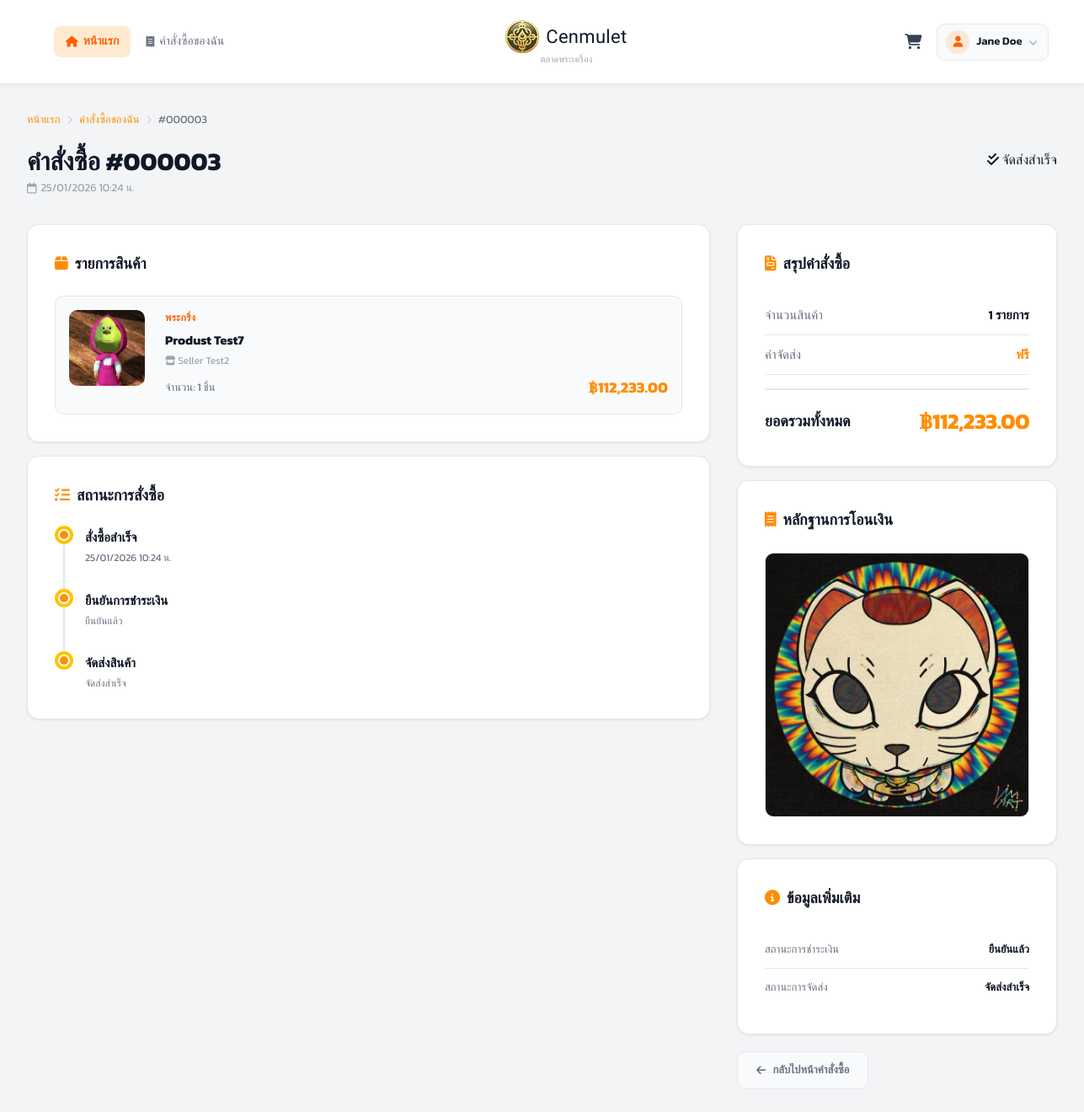
The page /views/user/order_detail.php?id=3 (signed in) on the database its author committed.
### tables this page shows
CREATE TABLE users (
    id INTEGER PRIMARY KEY AUTOINCREMENT,
    fullname TEXT,
    username TEXT UNIQUE,
    password TEXT,
    tel TEXT,
    address TEXT,
    image TEXT,
    id_per TEXT
);

CREATE TABLE payments (
    id INTEGER PRIMARY KEY AUTOINCREMENT,
    order_id INTEGER,
    slip_image TEXT,
    status TEXT DEFAULT 'waiting',
    created_at DATETIME DEFAULT CURRENT_TIMESTAMP, confirmed_at DATETIME,
    FOREIGN KEY (order_id) REFERENCES orders(id)
);

CREATE TABLE orders (
    id INTEGER PRIMARY KEY AUTOINCREMENT,
    user_id INTEGER,
    total_price REAL,
    status TEXT DEFAULT 'pending',
    created_at DATETIME DEFAULT CURRENT_TIMESTAMP,
    FOREIGN KEY (user_id) REFERENCES users(id)
);

CREATE TABLE order_items (
    id INTEGER PRIMARY KEY AUTOINCREMENT,
    order_id INTEGER,
    amulet_id INTEGER,
    price REAL,
    quantity INTEGER,
    FOREIGN KEY (order_id) REFERENCES orders(id),
    FOREIGN KEY (amulet_id) REFERENCES amulets(id)
);

CREATE TABLE amulets (
    id INTEGER PRIMARY KEY AUTOINCREMENT,
    amulet_name TEXT,
    source TEXT,
    quantity INTEGER,
    price REAL,
    image TEXT,
    sellerId INTEGER,
    categoryId INTEGER,
    FOREIGN KEY (sellerId) REFERENCES sellers(id),
    FOREIGN KEY (categoryId) REFERENCES categories(id)
);

CREATE TABLE categories (
    id INTEGER PRIMARY KEY AUTOINCREMENT,
    category_name TEXT
);

CREATE TABLE sellers (
    id INTEGER PRIMARY KEY AUTOINCREMENT,
    fullname TEXT,
    store_name TEXT,
    username TEXT UNIQUE,
    password TEXT,
    address TEXT,
    img_store TEXT,
    tel TEXT,
    pay_contax TEXT,
    id_per TEXT,
    img_per TEXT
, status VARCHAR(20) NOT NULL DEFAULT 'approved', reject_reason TEXT, reviewed_at DATETIME);

### views/user/order_detail.php (the view, shortened to what this page needs)
<?php
require_once __DIR__ . "/../../config/db.php";
$user_id  = $_SESSION['user_id'];
$order_id = $_GET['id'] ?? null;
try {
    $stmt = $db->prepare("SELECT * FROM users WHERE id = :id");
    $stmt->execute([':id' => $user_id]);
    $user = $stmt->fetch(PDO::FETCH_ASSOC);
} catch (PDOException $e) { die("Error: " . $e->getMessage()); }
try {
    $stmt = $db->prepare("
        SELECT o.*, p.slip_image, p.status as payment_status
        FROM orders o
        LEFT JOIN payments p ON o.id = p.order_id
        WHERE o.id = :order_id AND o.user_id = :user_id
    ");
    $stmt->execute([':order_id' => $order_id, ':user_id' => $user_id]);
    $order = $stmt->fetch(PDO::FETCH_ASSOC);
} catch (PDOException $e) { die("Error: " . $e->getMessage()); }
try {
    $stmt = $db->prepare("
        SELECT oi.*, a.amulet_name, a.image, c.category_name, s.store_name
        FROM order_items oi
        JOIN amulets a ON oi.amulet_id = a.id
        LEFT JOIN categories c ON a.categoryId = c.id
        LEFT JOIN sellers    s ON a.sellerId   = s.id
        WHERE oi.order_id = :order_id
    ");
    $stmt->execute([':order_id' => $order_id]);
    $order_items = $stmt->fetchAll(PDO::FETCH_ASSOC);
} catch (PDOException $e) { die("Error: " . $e->getMessage()); }
$status_class = 'status-pending';
$status_text  = 'รอการตรวจสอบ';
$status_icon  = 'fa-clock';
if ($order['payment_status'] === 'confirmed') {
    $status_class = 'status-confirmed';
    $status_text  = 'ยืนยันการชำระเงิน';
    $status_icon  = 'fa-check-circle';
}
if ($order['status'] === 'completed') {
    $status_class = 'status-completed';
    $status_text  = 'จัดส่งสำเร็จ';
    $status_icon  = 'fa-check-double';
} elseif ($order['status'] === 'cancelled') {
    $status_class = 'status-cancelled';
    $status_text  = 'ยกเลิก';
    $status_icon  = 'fa-times-circle';
}
?>
<!DOCTYPE html>
<html lang="th">
<head>
    <link rel="stylesheet" href="https://cdnjs.cloudflare.com/ajax/libs/font-awesome/6.5.1/css/all.min.css">
    <link rel="stylesheet" href="/public/css/style.css">
    <link rel="stylesheet" href="/public/css/order_detail.css">
</head>
<body>
    <?php include __DIR__ . '/../../includes/navbar.php'; ?>
    <div class="container">
        <nav class="breadcrumb">
            <a href="/views/user/home.php">หน้าแรก</a>
            <span class="separator"><i class="fa-solid fa-chevron-right" style="font-size:10px;"></i></span>
            <a href="/views/user/orders.php">คำสั่งซื้อของฉัน</a>
            <span class="separator"><i class="fa-solid fa-chevron-right" style="font-size:10px;"></i></span>
            <span>#<?php echo str_pad($order['id'], 6, '0', STR_PAD_LEFT); ?></span>
        </nav>
        <div class="order-detail-header">
            <div>
                <h1>คำสั่งซื้อ #<?php echo str_pad($order['id'], 6, '0', STR_PAD_LEFT); ?></h1>
                <div class="order-datetime">
                    <i class="fa-regular fa-calendar"></i>
                    <?php echo date('d/m/Y H:i น.', strtotime($order['created_at'])); ?>
                </div>
            </div>
            <span class="status-badge <?php echo $status_class; ?>">
                <i class="fa-solid <?php echo $status_icon; ?>"></i>
                <?php echo $status_text; ?>
            </span>
        </div>
        <div class="order-detail-layout">
            <div>
                <div class="detail-section">
                    <h2 class="section-title">
                        <i class="fa-solid fa-box"></i> รายการสินค้า
                    </h2>
                    <?php foreach ($order_items as $item): ?>
                        <div class="order-item-row">
                            <div class="order-item-img">
                                <?php if ($item['image']): ?>
                                    <img src="/uploads/amulets/<?php echo htmlspecialchars($item['image']); ?>" alt="">
                                <?php else: ?>
                                    <i class="fa-solid fa-image"></i>
                                <?php endif; ?>
                            </div>
                            <div class="order-item-body">
                                <div class="order-item-cat"><?php echo htmlspecialchars($item['category_name'] ?? 'ไม่ระบุ'); ?></div>
                                <div class="order-item-name"><?php echo htmlspecialchars($item['amulet_name']); ?></div>
                                <div class="order-item-store">
                                    <i class="fa-solid fa-store" style="font-size:11px;"></i>
                                    <?php echo htmlspecialchars($item['store_name'] ?? 'ร้านค้า'); ?>
                                </div>
                                <div class="order-item-foot">
                                    <span class="order-item-qty">จำนวน: <?php echo $item['quantity']; ?> ชิ้น</span>
                                    <span class="order-item-price">฿<?php echo number_format($item['price'] * $item['quantity'], 2); ?></span>
                                </div>
                            </div>
                        </div>
                    <?php endforeach; ?>
                </div>
                <div class="detail-section">
                    <h2 class="section-title">
                        <i class="fa-solid fa-list-check"></i> สถานะการสั่งซื้อ
                    </h2>
                    <div class="status-timeline">
                        <div class="timeline-item">
                            <div class="timeline-dot active"></div>
                            <div class="timeline-content">
                                <h4>สั่งซื้อสำเร็จ</h4>
                                <p><?php echo date('d/m/Y H:i น.', strtotime($order['created_at'])); ?></p>
                            </div>
                        </div>
                        <div class="timeline-item">
                            <div class="timeline-dot <?php echo ($order['payment_status'] === 'confirmed' || $order['status'] === 'completed') ? 'active' : ''; ?>"></div>
                            <div class="timeline-content">
                                <h4>ยืนยันการชำระเงิน</h4>
                                <p><?php echo $order['payment_status'] === 'confirmed' ? 'ยืนยันแล้ว' : 'รอการตรวจสอบ'; ?></p>
                            </div>
                        </div>
                        <div class="timeline-item">
                            <div class="timeline-dot <?php echo $order['status'] === 'completed' ? 'active' : ''; ?>"></div>
                            <div class="timeline-content">
                                <h4>จัดส่งสินค้า</h4>
                                <p><?php echo $order['status'] === 'completed' ? 'จัดส่งสำเร็จ' : 'รอดำเนินการ'; ?></p>
                            </div>
                        </div>
                    </div>
                </div>
            </div>
            <div>
                <div class="detail-section">
                    <h2 class="section-title">
                        <i class="fa-solid fa-file-invoice"></i> สรุปคำสั่งซื้อ
                    </h2>
                    <div class="summary-line">
                        <span>จำนวนสินค้า</span>
                        <span><?php echo count($order_items); ?> รายการ</span>
                    </div>
                    <div class="summary-line">
                        <span>ค่าจัดส่ง</span>
                        <span class="free">ฟรี</span>
                    </div>
                    <div class="summary-grand-total">
                        <span class="label">ยอดรวมทั้งหมด</span>
                        <span class="amount">฿<?php echo number_format($order['total_price'], 2); ?></span>
                    </div>
                </div>
                <?php if ($order['slip_image']): ?>
                <div class="detail-section">
                    <h2 class="section-title">
                        <i class="fa-solid fa-receipt"></i> หลักฐานการโอนเงิน
                    </h2>
                    <img src="/uploads/slips/<?php echo htmlspecialchars($order['slip_image']); ?>"
                         alt="Slip"
                         class="slip-preview"
                         onclick="window.open(this.src,'_blank')">
                </div>
                <?php endif; ?>
                <div class="detail-section">
                    <h2 class="section-title">
                        <i class="fa-solid fa-info-circle"></i> ข้อมูลเพิ่มเติม
                    </h2>
                    <div class="info-table">
                        <div class="info-table-row">
                            <span class="key">สถานะการชำระเงิน</span>
                            <span class="val">
                                <?php
                                if ($order['payment_status'] === 'waiting') {
                                    echo 'รอการตรวจสอบ';
                                } elseif ($order['payment_status'] === 'confirmed') {
                                    echo 'ยืนยันแล้ว';
                                } else {
                                    echo 'ไม่ทราบสถานะ';
                                }
                                ?>
                            </span>
                        </div>
                        <div class="info-table-row">
                            <span class="key">สถานะการจัดส่ง</span>
                            <span class="val">
                                <?php
                                if ($order['status'] === 'pending') {
                                    echo 'รอดำเนินการ';
                                } elseif ($order['status'] === 'completed') {
                                    echo 'จัดส่งสำเร็จ';
                                } elseif ($order['status'] === 'cancelled') {
                                    echo 'ยกเลิก';
                                } else {
                                    echo ucfirst($order['status']);
                                }
                                ?>
                            </span>
                        </div>
                    </div>
                </div>
                <a href="/views/user/orders.php" class="btn-back-page">
                    <i class="fa-solid fa-arrow-left"></i>
                    กลับไปหน้าคำสั่งซื้อ
                </a>
            </div>
        </div>
    </div>
</body>
</html>

### includes/navbar.php (shortened to what this page needs)
<?php
$active_page = $active_page ?? 'home';
?>
<nav class="navbar">
    <div class="navbar-container">
        <div class="nav-left">
            <ul>
                <li>
                    <a href="/views/user/home.php"
                       class="<?php echo $active_page === 'home' ? 'active' : ''; ?>">
                        <i class="fa-solid fa-house"></i>
                        หน้าแรก
                    </a>
                </li>
                <li>
                    <a href="/views/user/orders.php"
                       class="<?php echo $active_page === 'orders' ? 'active' : ''; ?>">
                        <i class="fa-solid fa-receipt"></i>
                        คำสั่งซื้อของฉัน
                    </a>
                </li>
            </ul>
        </div>
        <a href="/views/user/home.php" class="nav-logo">
            <div class="nav-logo-row">
                <img src="/public/images/image.png" alt="Cenmulet">
                <span class="nav-logo-name">Cenmulet</span>
            </div>
            <span class="nav-logo-sub">ตลาดพระเครื่อง</span>
        </a>
        <div class="nav-right">
            <a href="/views/user/cart.php" class="nav-cart" title="ตะกร้าสินค้า">
                <i class="fa-solid fa-cart-shopping"></i>
            </a>
            <div class="user-menu">
                <div class="user-btn">
                    <div class="user-avatar">
                        <i class="fa-solid fa-user"></i>
                    </div>
                    <span class="user-name"><?php echo htmlspecialchars($user['fullname']); ?></span>
                    <i class="fa-solid fa-chevron-down user-chevron"></i>
                </div>
            </div>
        </div>
    </div>
</nav>

### rows shown on the page
users: fullname "Jane Doe"
payments: order "000003", order.created_at "25/01/2026 10:24 น.", order.status "จัดส่งสำเร็จ", order.total_price "112,233.00", slip_image (picture)
order_items: amulet.image (picture), categories.category_name "พระกริ่ง", amulet.amulet_name "Produst Test7", sellers.store_name "Seller Test2", quantity "1", $item['price'] * $item['quantity'] "112,233.00"

### other values the page prints
count($order_items) "1"
